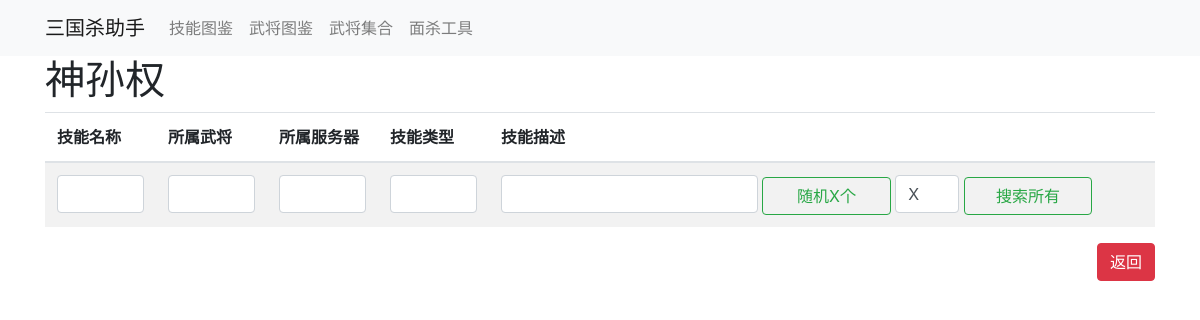
The page /sgs/faceas/roleskills/shensunquan on the database as committed earlier.
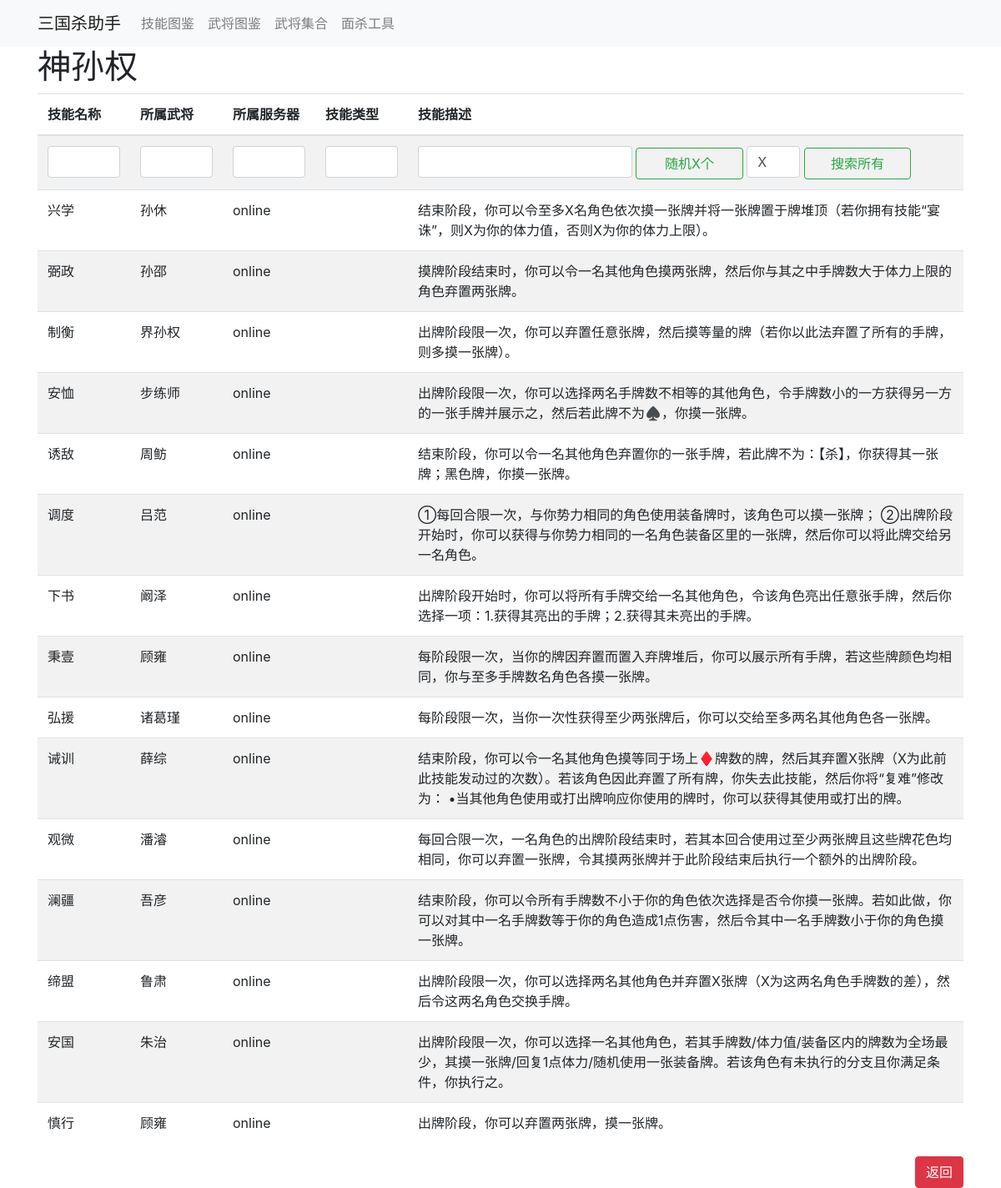
The same page on the database as committed later.
### sgs/models.py (models this page shows)
class Skills_Table(models.Model):
    skill_name = models.CharField(max_length=10, null=True, blank=True, default='None', verbose_name='技能名称')
    skill_belong = models.CharField(max_length=64, null=True, blank=True, default='None', verbose_name='所属武将')
    skill_server = models.CharField(max_length=32, null=True, blank=True, default='None', verbose_name='所属服务器')
    skill_type = models.CharField(max_length=128, null=True, blank=True, default='None', verbose_name='技能类型')
    skill_detail = models.CharField(max_length=1023, null=True, blank=True, default='None', verbose_name='技能描述')

### sgs/views.py (the view)
# urls.py: path('faceas/roleskills/shensunquan', views.shensunquan),
def shensunquan(request):
    lst=['制衡','缔盟','安恤','秉壹','慎行','兴学','安国','诫训','下书','弘援','澜疆','诱敌','观微','调度','弼政']
    lst2=['界孙权','鲁肃','步练师','顾雍','孙休','朱治','薛综','阚泽','诸葛瑾','吾彦','周鲂','潘濬','吕范','孙邵']
    allskills = models.Skills_Table.objects.filter(skill_name__in=lst,skill_belong__in=lst2,
                                                   skill_type='',skill_server='online').order_by('?').all()
    sb = request.POST.get('sb')
    ss = request.POST.get('ss')
    st = request.POST.get('st')
    sn = request.POST.get('sn')
    sd = request.POST.get('sd')
    action = request.POST.get('btn')
    x = request.POST.get('X')
    if sb is not None:
        allskills = allskills.filter(skill_belong__regex=sb).order_by().all()
    else:
        sb = ''
    if ss is not None:
        allskills = allskills.filter(skill_server__regex=ss).order_by().all()
    else:
        ss = ''
    if st is not None:
        allskills = allskills.filter(skill_type__regex=st).order_by().all()
    else:
        st = ''
    if sn is not None:
        allskills = allskills.filter(skill_name__regex=sn).order_by().all()
    else:
        sn = ''
    if sd is not None:
        allskills = allskills.filter(skill_detail__regex=sd).order_by().all()
    else:
        sd = ''
    if action == 'si':
        if x.isdigit():
            allskills = allskills.order_by('?')[:int(x)]
        return render(request, 'shensunquan.html',
                      {"allskills": allskills, 'ss': ss, 'sb': sb, 'sn': sn, 'st': st, 'sd': sd, 'X': x})
    return render(request, 'shensunquan.html',
                  {"allskills": allskills, 'ss': ss, 'sb': sb, 'sn': sn, 'st': st, 'sd': sd, 'X': 'X'})

### templates/shensunquan.html (shortened to what this page needs)
{% extends 'navbar.html' %}
{% block container %}
    <div class="container">
    <h1>神孙权</h1>
    </div>
    <div>
        <div class="container">
            <table class="table table-striped">
                <form class="form-inline my-2 my-lg-0" method="post">
                    <thead>
                    <tr>
                        <th scope="col">技能名称</th>
                        <th scope="col">所属武将</th>
                        <th scope="col">所属服务器</th>
                        <th scope="col">技能类型</th>
                        <th scope="col">技能描述</th>
                    </tr>
                    </thead>
                    <tbody>
                    <tr>
                        <td width="10%"><input type="text" class="form-control" id="sn" name="sn" value={{ sn }}>
                        </td>
                        <td width="10%"><input type="text" class="form-control" id="sb" name="sb" value={{ sb }}>
                        </td>
                        <td width="10%"><input type="text" class="form-control" id="ss" name="ss" value={{ ss }}>
                        </td>
                        <td width="10%"><input type="text" class="form-control" id="st" name="st" value={{ st }}>
                        </td>
                        <td width="60%">
                            <input type="text" class="form-control" id="sd" name="sd" value="{{ sd }}"
                                   style="display: inline-block; width: 40%;">
                            <button class="btn btn-outline-success" name="btn" value="si" type="submit"
                                    style="display: inline-block;width: 20%;">随机X个
                            </button>
                            <input type="text" class="form-control" style="display: inline-block;width: 10%;" id="X" name="X" value={{ X }}>
                            <button class="btn btn-outline-success" name="btn" value="al" type="submit"
                                    style="display: inline-block;width: 20%;">搜索所有
                            </button>
                        </td>
                    </tr>
                </form>
                {% for obj in allskills %}
                    <tr>
                        <td width="10%">{{ obj.skill_name }}</td>
                        <td width="10%">{{ obj.skill_belong }}</td>
                        <td width="10%">{{ obj.skill_server }}</td>
                        <td width="10%">{{ obj.skill_type }}</td>
                        <td width="60%">{{ obj.skill_detail }}</td>
                    </tr>
                {% endfor %}
            </table>
            <a type="button" class="btn btn-danger float-right" href="/sgs">返回</a>
        </div>
    </div>
{% endblock %}

### templates/navbar.html (shortened to what this page needs)
{% load static %}
<!DOCTYPE html>
<html lang="en">
<head>
    <link rel="stylesheet" href="https://cdn.jsdelivr.net/npm/bootstrap@4.6.2/dist/css/bootstrap.min.css">
</head>
<body>
<nav class="navbar navbar-expand-sm navbar-light bg-light">
    <div class="container">
        <a class="navbar-brand" href="/sgs/">三国杀助手</a>
        <div class="collapse navbar-collapse" id="navbarSupportedContent">
            <ul class="navbar-nav mr-auto">
                <li class="nav-item">
                    <a class="nav-link" href="/sgs/skills">技能图鉴</a>
                </li>
                <li class="nav-item">
                    <a class="nav-link" href="/sgs/role">武将图鉴</a>
                </li>
                <li class="nav-item">
                    <a class="nav-link" href="/sgs/roleset">武将集合</a>
                </li>
                <li class="nav-item">
                    <a class="nav-link" href="/sgs/faceas">面杀工具</a>
                </li>
            </ul>
        </div>
    </div>
</nav>
{% block container %}{% endblock %}
</body>
</html>

Rows that differ between the two databases and show on the page:
added Skills_Table: skill_name "兴学", skill_belong "孙休", skill_server "online", skill_detail "结束阶段，你可以令至多X名角色依次摸一张牌并将一张牌置于牌堆顶（若你拥有技能“宴诛”，则X为你的体力值，否则X为你的体力上限）。"
added Skills_Table: skill_name "弼政", skill_belong "孙邵", skill_server "online", skill_detail "摸牌阶段结束时，你可以令一名其他角色摸两张牌，然后你与其之中手牌数大于体力上限的角色弃置两张牌。"
added Skills_Table: skill_name "制衡", skill_belong "界孙权", skill_server "online", skill_detail "出牌阶段限一次，你可以弃置任意张牌，然后摸等量的牌（若你以此法弃置了所有的手牌，则多摸一张牌）。"
added Skills_Table: skill_name "安恤", skill_belong "步练师", skill_server "online", skill_detail "出牌阶段限一次，你可以选择两名手牌数不相等的其他角色，令手牌数小的一方获得另一方的一张手牌并展示之，然后若此牌不为♠️，你摸一张牌。"
added Skills_Table: skill_name "诱敌", skill_belong "周鲂", skill_server "online", skill_detail "结束阶段，你可以令一名其他角色弃置你的一张手牌，若此牌不为：【杀】，你获得其一张牌；黑色牌，你摸一张牌。"
added Skills_Table: skill_name "调度", skill_belong "吕范", skill_server "online", skill_detail "①每回合限一次，与你势力相同的角色使用装备牌时，该角色可以摸一张牌； ②出牌阶段开始时，你可以获得与你势力相同的一名角色装备区里的一张牌，然后你可以将此牌交给另一名角色。"
added Skills_Table: skill_name "下书", skill_belong "阚泽", skill_server "online", skill_detail "出牌阶段开始时，你可以将所有手牌交给一名其他角色，令该角色亮出任意张手牌，然后你选择一项：1.获得其亮出的手牌；2.获得其未亮出的手牌。"
added Skills_Table: skill_name "秉壹", skill_belong "顾雍", skill_server "online", skill_detail "每阶段限一次，当你的牌因弃置而置入弃牌堆后，你可以展示所有手牌，若这些牌颜色均相同，你与至多手牌数名角色各摸一张牌。"
added Skills_Table: skill_name "弘援", skill_belong "诸葛瑾", skill_server "online", skill_detail "每阶段限一次，当你一次性获得至少两张牌后，你可以交给至多两名其他角色各一张牌。"
added Skills_Table: skill_name "诫训", skill_belong "薛综", skill_server "online", skill_detail "结束阶段，你可以令一名其他角色摸等同于场上♦️牌数的牌，然后其弃置X张牌（X为此前此技能发动过的次数）。若该角色因此弃置了所有牌，你失去此技能，然后你将“复难”修改为： •当其他角色使用或打出牌响应你使用的牌时，你可以获得其使用或打出的牌。"
added Skills_Table: skill_name "观微", skill_belong "潘濬", skill_server "online", skill_detail "每回合限一次，一名角色的出牌阶段结束时，若其本回合使用过至少两张牌且这些牌花色均相同，你可以弃置一张牌，令其摸两张牌并于此阶段结束后执行一个额外的出牌阶段。"
added Skills_Table: skill_name "澜疆", skill_belong "吾彦", skill_server "online", skill_detail "结束阶段，你可以令所有手牌数不小于你的角色依次选择是否令你摸一张牌。若如此做，你可以对其中一名手牌数等于你的角色造成1点伤害，然后令其中一名手牌数小于你的角色摸一张牌。"
added Skills_Table: skill_name "缔盟", skill_belong "鲁肃", skill_server "online", skill_detail "出牌阶段限一次，你可以选择两名其他角色并弃置X张牌（X为这两名角色手牌数的差），然后令这两名角色交换手牌。"
added Skills_Table: skill_name "安国", skill_belong "朱治", skill_server "online", skill_detail "出牌阶段限一次，你可以选择一名其他角色，若其手牌数/体力值/装备区内的牌数为全场最少，其摸一张牌/回复1点体力/随机使用一张装备牌。若该角色有未执行的分支且你满足条件，你执行之。"
added Skills_Table: skill_name "慎行", skill_belong "顾雍", skill_server "online", skill_detail "出牌阶段，你可以弃置两张牌，摸一张牌。"
